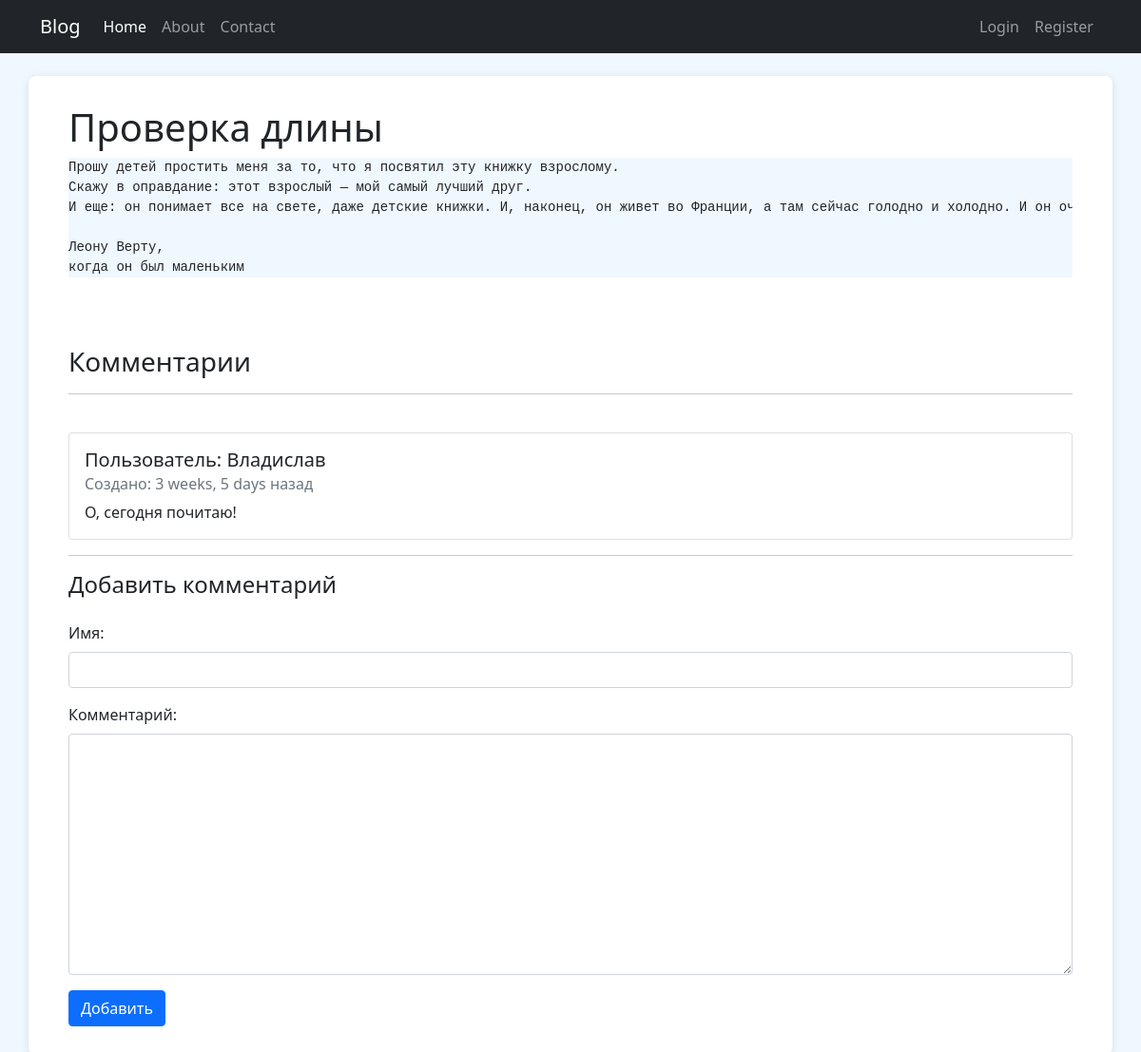
Before: /blog/article/5/ with the older database file.
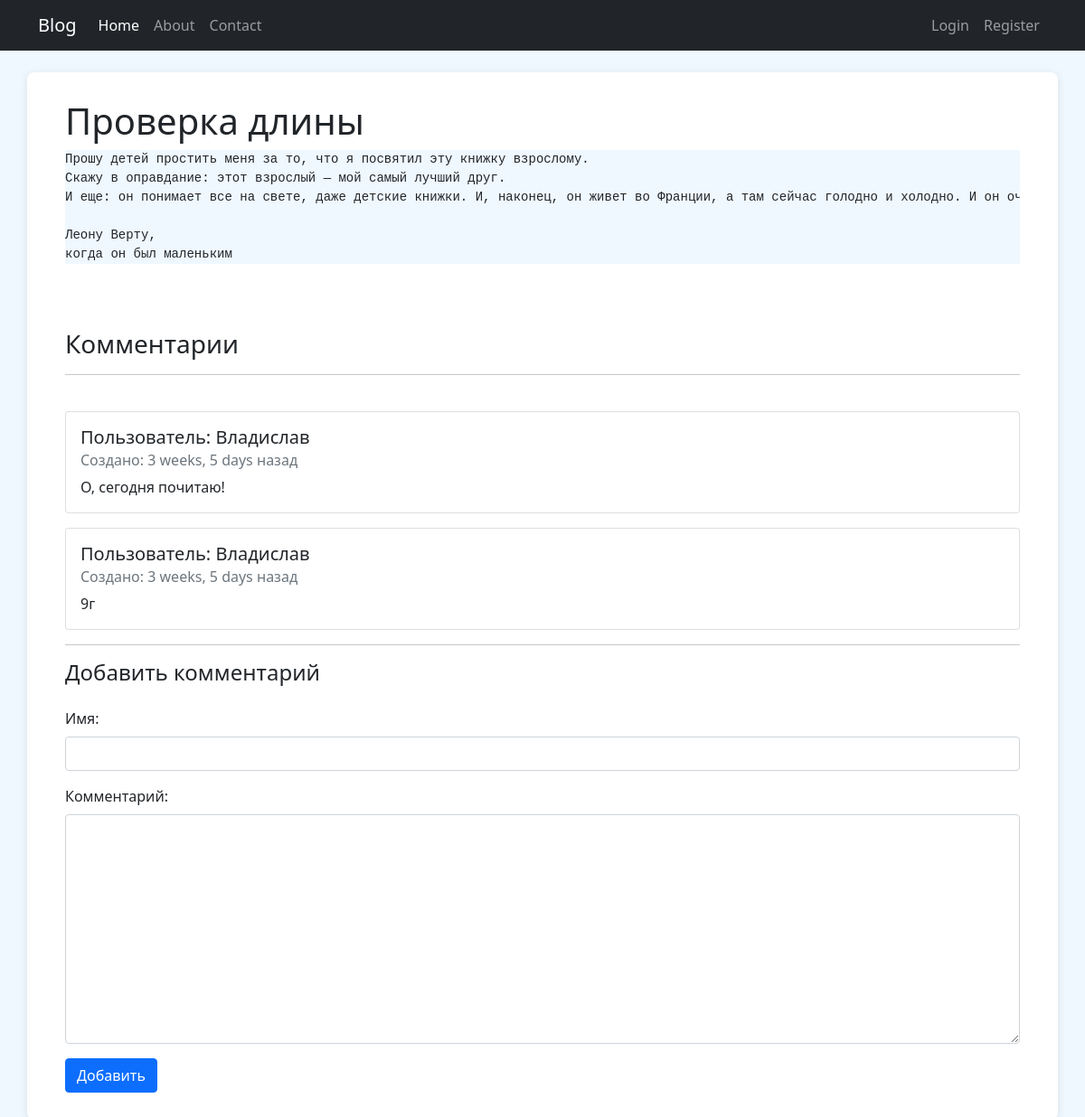
After: the same page with the newer database file.
### blog/models.py (models this page shows, shortened)
class Comment(models.Model):
    article = models.ForeignKey(Article, on_delete=models.CASCADE)
    name = models.CharField(max_length=100)
    comment = models.TextField(max_length=400)
    created_on = models.DateTimeField(auto_now_add=True)
    class Meta:
        ordering = ['created_on']

### blog/views.py (the view)
# urls.py: re_path(r'article/(?P<article_id>\d+)/$', views.show_article, name='article'),
def show_article(request, article_id):
    article = get_object_or_404(Article, id=article_id) #Получаем статью или 404 ошибку
    if request.method == "POST":
        form = CommentForm(request.POST) #Получаем данные из формы
        if form.is_valid(): #Проверяем валидность формы
            if request.user.is_authenticated: #Проверяем авторизацию пользователя
                form.cleaned_data["article"] = article #Добавляем ключ и значение статьи
                try:
                    Comment.objects.create(**form.cleaned_data) #Создаем новую запись в таблицу
                    return redirect('article', article_id) #Обновляем страницу со статьей
                except Exception as Ex:
                    print(Ex)
                    form.add_error(None, 'Ошибка добавления коммента')
            else:
                return redirect("login")
    else:
        form = CommentForm()
    return render(request, 'blog/article.html', {'article': article, 'comment': article.comment_set.all, 'form': form})

### blog/forms.py
class CommentForm(ModelForm):
    class Meta:
        model = Comment
        fields = ['name', 'comment']

### blog/templatetags/form_tags.py (called while the page is built)
@register.filter(name='add_class')
def add_class(value, arg):
    return value.as_widget(attrs={'class': arg})

### blog/templates/blog/article.html (shortened to what this page needs)
{% extends 'blog/base.html' %}
{% load form_tags %}
{% block content %}
    <div class="container">
        <h1>{{ article.title }}</h1>
        <div class="mb-4">
            <pre>{{ article.text }}</pre>
        </div>
        <br><br>
        <h3>Комментарии</h3>
        <hr><br>
        {% for com in comment %}
            <div class="card mb-3">
                <div class="card-body">
                    <h5 class="card-title">Пользователь: {{ com.name }}</h5>
                    <h6 class="card-subtitle mb-2 text-muted">Создано: {{ com.created_on|timesince }} назад</h6>
                    <p class="card-text">{{ com.comment }}</p>
                </div>
            </div>
        {% empty %}
            <p>Пока нет комментариев.</p>
        {% endfor %}
        <hr>
        <h4>Добавить комментарий</h4>
        <form method="post" class="mt-4">
            <div class="mb-3">
                <label for="id_name" class="form-label">Имя:</label>
                {{ form.name|add_class:"form-control" }}
            </div>
            <div class="mb-3">
                <label for="id_comment" class="form-label">Комментарий:</label>
                {{ form.comment|add_class:"form-control" }}
            </div>
            <button type="submit" class="btn btn-primary">Добавить</button>
        </form>
    </div>
{% endblock %}

Changed rows visible on the page:
added Comment: name "Владислав", created_on "3 weeks, 5 days", comment "9г"
